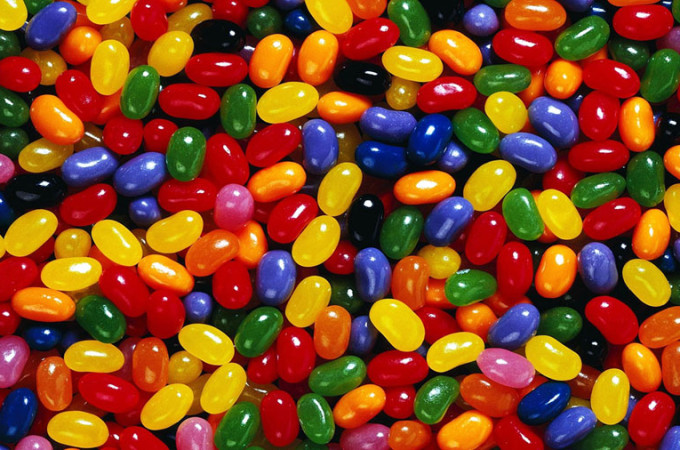
#> input picture 5.1/jelly_beans.jpg, 680 x 450 px, found by its file name
$ python removeColor.py
#> lines starting #> are read from the running program, lines starting #| are printed output that depends on the picture; long printed decimals are rounded
from PIL import Image
# mostly olours, percentage of colours. image is rdark/bright, most common colour value
findColour = "red"

totalPixels = 0

colours = {
    "red" : ((153, 255), (0, 15), (0, 15)),
    "orange" : ((180, 210), (50, 110), (0, 15)),
    "yellow" : ((200, 255), (0, 50), (0, 50)),
    "green" : ((200, 255), (0, 50), (0, 50)),
    "blue" : ((200, 255), (0, 50), (0, 50)),
    "pink" : ((200, 255), (0, 50), (0, 50))
}

def isfindColour(r, g, b):
    if colours[findColour][0][0] < r < colours[findColour][0][1] and colours[findColour][1][0] < g < colours[findColour][1][1] and colours[findColour][2][0] < b < colours[findColour][2][1]:
        return "red"
    elif colours[findColour][0][0] < r < colours[findColour][0][1] and colours[findColour][1][0] < g < colours[findColour][1][1] and colours[findColour][2][0] < b < colours[findColour][2][1]:
        return "orange"
    elif colours[findColour][0][0] < r < colours[findColour][0][1] and colours[findColour][1][0] < g < colours[findColour][1][1] and colours[findColour][2][0] < b < colours[findColour][2][1]:
        return "yellow"
    elif colours[findColour][0][0] < r < colours[findColour][0][1] and colours[findColour][1][0] < g < colours[findColour][1][1] and colours[findColour][2][0] < b < colours[findColour][2][1]:
        return "green"
    elif colours[findColour][0][0] < r < colours[findColour][0][1] and colours[findColour][1][0] < g < colours[findColour][1][1] and colours[findColour][2][0] < b < colours[findColour][2][1]:
        return "blue"
    elif colours[findColour][0][0] < r < colours[findColour][0][1] and colours[findColour][1][0] < g < colours[findColour][1][1] and colours[findColour][2][0] < b < colours[findColour][2][1]:
        return "pink"
    else:
        return False

file = Image.open("5.1\jelly_beans.jpg")
#> file is the input picture: PIL image 680x450 RGB; mean R, G, B 133.4, 70.9, 31.9
image = file.load()

output = Image.open("5.1\jelly_beans.jpg")

numColours = {
    "red" : 0,
    "orange" : 0,
    "yellow" : 0,
    "green" : 0,
    "blue" : 0,
    "pink" : 0,
    "black" : 0
}

for x in range(file.width):
    for y in range(file.height):
        r, g, b = image[x,y]
        totalPixels += 1
        if isfindColour(r, g, b):
            numColours[isfindColour(r, g, b)] += 1
            output.putpixel([x, y], (255, 255, 255))
        else:
            numColours["black"] += 1
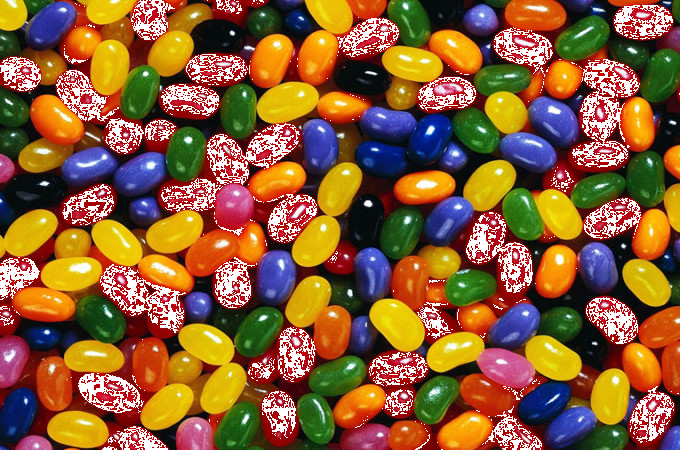
#> output: PIL image 680x450 RGB; mean R, G, B 140.6, 93.9, 54.7
#> after the loop, numColours = {'red': 27974, 'orange': 0, 'yellow': 0, 'green': 0, 'blue': 0, 'pink': 0, 'black': 278026}; totalPixels = 306000

output.save("jellyremove.png")
print(totalPixels)
#| 306000
print(numColours["red"]/totalPixels)
#| 0.09142
